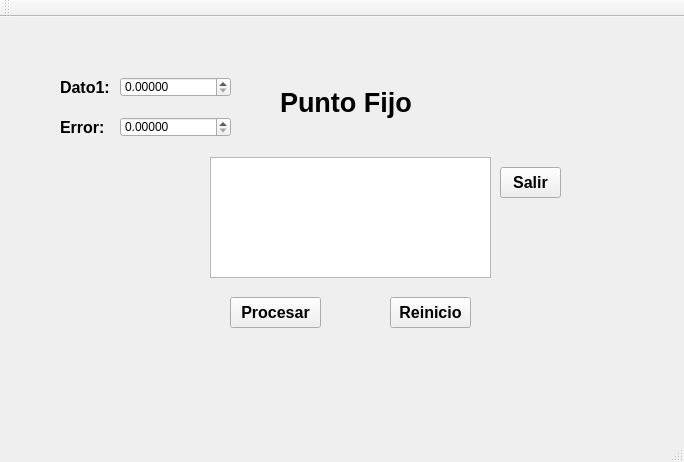
<?xml version="1.0" encoding="UTF-8"?>
<ui version="4.0">
 <class>punto</class>
 <widget class="QMainWindow" name="punto">
  <property name="geometry">
   <rect>
    <x>0</x>
    <y>0</y>
    <width>684</width>
    <height>462</height>
   </rect>
  </property>
  <property name="windowTitle">
   <string>punto</string>
  </property>
  <widget class="QWidget" name="centralWidget">
   <widget class="QTextEdit" name="Texto">
    <property name="geometry">
     <rect>
      <x>210</x>
      <y>140</y>
      <width>281</width>
      <height>121</height>
     </rect>
    </property>
   </widget>
   <widget class="QLabel" name="label_3">
    <property name="geometry">
     <rect>
      <x>60</x>
      <y>100</y>
      <width>51</width>
      <height>20</height>
     </rect>
    </property>
    <property name="font">
     <font>
      <pointsize>12</pointsize>
      <weight>75</weight>
      <bold>true</bold>
     </font>
    </property>
    <property name="text">
     <string>Error:</string>
    </property>
   </widget>
   <widget class="QPushButton" name="Salir">
    <property name="geometry">
     <rect>
      <x>500</x>
      <y>150</y>
      <width>61</width>
      <height>31</height>
     </rect>
    </property>
    <property name="font">
     <font>
      <pointsize>12</pointsize>
      <weight>75</weight>
      <bold>true</bold>
     </font>
    </property>
    <property name="text">
     <string>Salir</string>
    </property>
   </widget>
   <widget class="QDoubleSpinBox" name="dato1">
    <property name="geometry">
     <rect>
      <x>120</x>
      <y>60</y>
      <width>111</width>
      <height>20</height>
     </rect>
    </property>
    <property name="decimals">
     <number>5</number>
    </property>
    <property name="maximum">
     <double>999.990000000000009</double>
    </property>
   </widget>
   <widget class="QPushButton" name="Borrar">
    <property name="geometry">
     <rect>
      <x>390</x>
      <y>280</y>
      <width>81</width>
      <height>31</height>
     </rect>
    </property>
    <property name="font">
     <font>
      <pointsize>12</pointsize>
      <weight>75</weight>
      <bold>true</bold>
     </font>
    </property>
    <property name="text">
     <string>Reinicio</string>
    </property>
   </widget>
   <widget class="QDoubleSpinBox" name="Error">
    <property name="geometry">
     <rect>
      <x>120</x>
      <y>100</y>
      <width>111</width>
      <height>20</height>
     </rect>
    </property>
    <property name="decimals">
     <number>5</number>
    </property>
    <property name="maximum">
     <double>999.990000000000009</double>
    </property>
   </widget>
   <widget class="QLabel" name="label">
    <property name="geometry">
     <rect>
      <x>60</x>
      <y>60</y>
      <width>61</width>
      <height>20</height>
     </rect>
    </property>
    <property name="font">
     <font>
      <pointsize>12</pointsize>
      <weight>75</weight>
      <bold>true</bold>
     </font>
    </property>
    <property name="text">
     <string>Dato1:</string>
    </property>
   </widget>
   <widget class="QPushButton" name="Procesar">
    <property name="geometry">
     <rect>
      <x>230</x>
      <y>280</y>
      <width>91</width>
      <height>31</height>
     </rect>
    </property>
    <property name="font">
     <font>
      <pointsize>12</pointsize>
      <weight>75</weight>
      <bold>true</bold>
     </font>
    </property>
    <property name="text">
     <string>Procesar</string>
    </property>
   </widget>
   <widget class="QLabel" name="label_2">
    <property name="geometry">
     <rect>
      <x>280</x>
      <y>70</y>
      <width>211</width>
      <height>31</height>
     </rect>
    </property>
    <property name="font">
     <font>
      <pointsize>20</pointsize>
      <weight>75</weight>
      <bold>true</bold>
     </font>
    </property>
    <property name="text">
     <string>Punto Fijo</string>
    </property>
   </widget>
  </widget>
  <widget class="QMenuBar" name="menuBar">
   <property name="geometry">
    <rect>
     <x>0</x>
     <y>0</y>
     <width>684</width>
     <height>21</height>
    </rect>
   </property>
  </widget>
  <widget class="QToolBar" name="mainToolBar">
   <attribute name="toolBarArea">
    <enum>TopToolBarArea</enum>
   </attribute>
   <attribute name="toolBarBreak">
    <bool>false</bool>
   </attribute>
  </widget>
  <widget class="QStatusBar" name="statusBar"/>
 </widget>
 <layoutdefault spacing="6" margin="11"/>
 <resources/>
 <connections/>
</ui>
